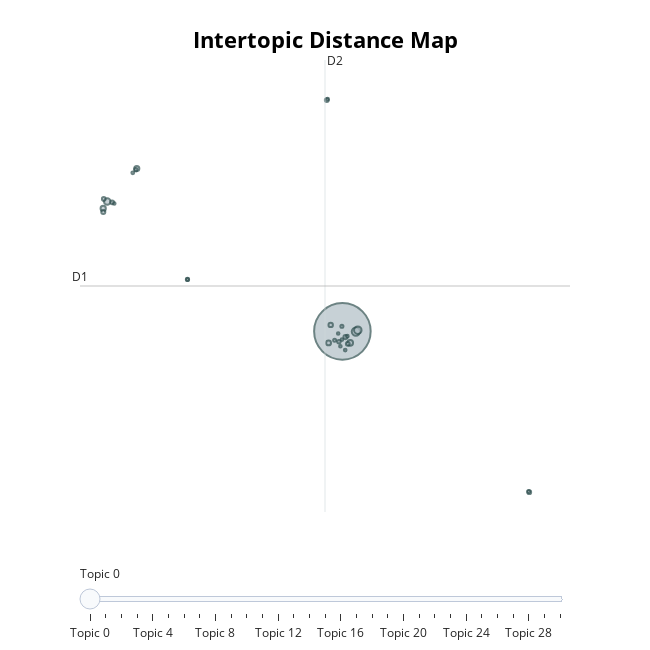

Notebook code cell kept with this figure:
### Code cell
topic_model.visualize_topics()

### Figure 1 — Plotly figure (JSON) as saved in the notebook; plotly's stock layout.template omitted (floating-point values rounded to 4 significant figures)
{"data": [{"customdata": [[0, "fuzzy | paper | set | sets | proposed", 5263], [1, "possibility | probability | conditional | distribution | theory", 112], [2, "copulas | copula | quasi | diagonal | bivariate", 92], [3, "norms | triangular | continuous | norm | generators", 69], [4, "games | game | coalition | core | players", 54], [5, "distributivity | uninorms | operators | semi | uninorm", 45], [6, "bounded | triangular | uninorms | lattices | norms", 43], [7, "robot | mobile | control | autonomous | robotic", 39], [8, "fuzzifying | topology | continuity | spaces | topological", 32], [9, "graphs | connectivity | shortest | path | arc", 27], [10, "overlap | migrativity | functions | grouping | uninorms", 27], [11, "matrices | matrix | transitive | det | nilpotent", 25], [12, "owa | orness | operators | averaging | operator", 24], [13, "retrieval | documents | document | query | user", 23], [14, "note | incorrect | counterexamples | proof | lemma", 22], [15, "pseudo | integral | integrals | sugeno | inequality", 22], [16, "matroids | matroid | voxman | gv | fuzzifying", 19], [17, "molecular | tml | lattices | topological | wang", 17], [18, "infinitely | tl | distributive | brouwerian | complete", 16], [19, "defuzzification | acd | method | sd | methods", 16], [20, "users | user | trust | preferences | recommender", 15], [21, "dea | efficiency | efficiencies | models | envelopment", 15], [22, "texture | textures | ditopological | spaces | hutton", 14], [23, "traffic | handoff | atis | atms | vbr", 13], [24, "max | eigenspace | algebra | min | matrix", 13], [25, "automata | valued | languages | lattice | residuated", 13], [26, "power | stabilizer | oscillations | damping | pss", 12], [27, "iterative | method | fredholm | numerical | equations", 12], [28, "skills | cognitive | fcm | fcms | skill", 11], [29, "interval | gh | differentiability | valued | switching", 11], [30, "stopping | optimal | times | dynamic | reward", 11]], "hovertemplate": "<b>Topic %{customdata[0]}</b><br>%{customdata[1]}<br>Size: %{customdata[2]}", "legendgroup": "", "marker": {"color": "#B0BEC5", "size": [5263, 112, 92, 69, 54, 45, 43, 39, 32, 27, 27, 25, 24, 23, 22, 22, 19, 17, 16, 16, 15, 15, 14, 13, 13, 13, 12, 12, 11, 11, 11], "sizemode": "area", "sizeref": 3.289, "symbol": "circle", "line": {"color": "DarkSlateGrey", "width": 2}}, "mode": "markers", "name": "", "orientation": "v", "showlegend": false, "x": [6.708, 7.779, 7.932, -11.95, 7.327, -12.27, -9.606, 5.611, 5.78, 6.952, -12.26, 5.47, 7.137, 21.54, -12.23, -11.56, 6.434, -5.584, -9.685, 6.67, 21.49, 6.095, -5.576, 7.098, 5.533, -9.923, 6.676, 6.931, 6.549, -11.39, 6.375], "xaxis": "x", "y": [2.173, 2.159, 2.266, 12.0, 1.312, 11.47, 14.48, 1.298, 2.662, 1.739, 11.2, 19.66, 1.229, -9.984, 12.19, 11.93, 1.39, 6.098, 14.4, 2.558, -9.938, 1.499, 6.093, 1.812, 19.73, 14.16, 1.556, 0.7575, 1.046, 11.84, 2.006], "yaxis": "y", "type": "scatter"}], "layout": {"xaxis": {"anchor": "y", "domain": [0.0, 1.0], "title": {"text": ""}, "visible": false, "range": [-14.11, 24.77]}, "yaxis": {"anchor": "x", "domain": [0.0, 1.0], "title": {"text": ""}, "visible": false, "range": [-11.48, 22.69]}, "legend": {"tracegroupgap": 0, "itemsizing": "constant"}, "margin": {"t": 60}, "title": {"font": {"size": 22, "color": "Black"}, "text": "<b>Intertopic Distance Map</b>", "y": 0.95, "x": 0.5, "xanchor": "center", "yanchor": "top"}, "hoverlabel": {"font": {"size": 16, "family": "Rockwell"}, "bgcolor": "white"}, "width": 650, "height": 650, "sliders": [{"active": 0, "pad": {"t": 50}, "steps": [{"args": [{"marker.color": [["red", "#B0BEC5", "#B0BEC5", "#B0BEC5", "#B0BEC5", "#B0BEC5", "#B0BEC5", "#B0BEC5", "#B0BEC5", "#B0BEC5", "#B0BEC5", "#B0BEC5", "#B0BEC5", "#B0BEC5", "#B0BEC5", "#B0BEC5", "#B0BEC5", "#B0BEC5", "#B0BEC5", "#B0BEC5", "#B0BEC5", "#B0BEC5", "#B0BEC5", "#B0BEC5", "#B0BEC5", "#B0BEC5", "#B0BEC5", "#B0BEC5", "#B0BEC5", "#B0BEC5", "#B0BEC5"]]}], "label": "Topic 0", "method": "update"}, {"args": [{"marker.color": [["#B0BEC5", "red", "#B0BEC5", "#B0BEC5", "#B0BEC5", "#B0BEC5", "#B0BEC5", "#B0BEC5", "#B0BEC5", "#B0BEC5", "#B0BEC5", "#B0BEC5", "#B0BEC5", "#B0BEC5", "#B0BEC5", "#B0BEC5", "#B0BEC5", "#B0BEC5", "#B0BEC5", "#B0BEC5", "#B0BEC5", "#B0BEC5", "#B0BEC5", "#B0BEC5", "#B0BEC5", "#B0BEC5", "#B0BEC5", "#B0BEC5", "#B0BEC5", "#B0BEC5", "#B0BEC5"]]}], "label": "Topic 1", "method": "update"}, {"args": [{"marker.color": [["#B0BEC5", "#B0BEC5", "red", "#B0BEC5", "#B0BEC5", "#B0BEC5", "#B0BEC5", "#B0BEC5", "#B0BEC5", "#B0BEC5", "#B0BEC5", "#B0BEC5", "#B0BEC5", "#B0BEC5", "#B0BEC5", "#B0BEC5", "#B0BEC5", "#B0BEC5", "#B0BEC5", "#B0BEC5", "#B0BEC5", "#B0BEC5", "#B0BEC5", "#B0BEC5", "#B0BEC5", "#B0BEC5", "#B0BEC5", "#B0BEC5", "#B0BEC5", "#B0BEC5", "#B0BEC5"]]}], "label": "Topic 2", "method": "update"}, {"args": [{"marker.color": [["#B0BEC5", "#B0BEC5", "#B0BEC5", "red", "#B0BEC5", "#B0BEC5", "#B0BEC5", "#B0BEC5", "#B0BEC5", "#B0BEC5", "#B0BEC5", "#B0BEC5", "#B0BEC5", "#B0BEC5", "#B0BEC5", "#B0BEC5", "#B0BEC5", "#B0BEC5", "#B0BEC5", "#B0BEC5", "#B0BEC5", "#B0BEC5", "#B0BEC5", "#B0BEC5", "#B0BEC5", "#B0BEC5", "#B0BEC5", "#B0BEC5", "#B0BEC5", "#B0BEC5", "#B0BEC5"]]}], "label": "Topic 3", "method": "update"}, {"args": [{"marker.color": [["#B0BEC5", "#B0BEC5", "#B0BEC5", "#B0BEC5", "red", "#B0BEC5", "#B0BEC5", "#B0BEC5", "#B0BEC5", "#B0BEC5", "#B0BEC5", "#B0BEC5", "#B0BEC5", "#B0BEC5", "#B0BEC5", "#B0BEC5", "#B0BEC5", "#B0BEC5", "#B0BEC5", "#B0BEC5", "#B0BEC5", "#B0BEC5", "#B0BEC5", "#B0BEC5", "#B0BEC5", "#B0BEC5", "#B0BEC5", "#B0BEC5", "#B0BEC5", "#B0BEC5", "#B0BEC5"]]}], "label": "Topic 4", "method": "update"}, {"args": [{"marker.color": [["#B0BEC5", "#B0BEC5", "#B0BEC5", "#B0BEC5", "#B0BEC5", "red", "#B0BEC5", "#B0BEC5", "#B0BEC5", "#B0BEC5", "#B0BEC5", "#B0BEC5", "#B0BEC5", "#B0BEC5", "#B0BEC5", "#B0BEC5", "#B0BEC5", "#B0BEC5", "#B0BEC5", "#B0BEC5", "#B0BEC5", "#B0BEC5", "#B0BEC5", "#B0BEC5", "#B0BEC5", "#B0BEC5", "#B0BEC5", "#B0BEC5", "#B0BEC5", "#B0BEC5", "#B0BEC5"]]}], "label": "Topic 5", "method": "update"}, {"args": [{"marker.color": [["#B0BEC5", "#B0BEC5", "#B0BEC5", "#B0BEC5", "#B0BEC5", "#B0BEC5", "red", "#B0BEC5", "#B0BEC5", "#B0BEC5", "#B0BEC5", "#B0BEC5", "#B0BEC5", "#B0BEC5", "#B0BEC5", "#B0BEC5", "#B0BEC5", "#B0BEC5", "#B0BEC5", "#B0BEC5", "#B0BEC5", "#B0BEC5", "#B0BEC5", "#B0BEC5", "#B0BEC5", "#B0BEC5", "#B0BEC5", "#B0BEC5", "#B0BEC5", "#B0BEC5", "#B0BEC5"]]}], "label": "Topic 6", "method": "update"}, {"args": [{"marker.color": [["#B0BEC5", "#B0BEC5", "#B0BEC5", "#B0BEC5", "#B0BEC5", "#B0BEC5", "#B0BEC5", "red", "#B0BEC5", "#B0BEC5", "#B0BEC5", "#B0BEC5", "#B0BEC5", "#B0BEC5", "#B0BEC5", "#B0BEC5", "#B0BEC5", "#B0BEC5", "#B0BEC5", "#B0BEC5", "#B0BEC5", "#B0BEC5", "#B0BEC5", "#B0BEC5", "#B0BEC5", "#B0BEC5", "#B0BEC5", "#B0BEC5", "#B0BEC5", "#B0BEC5", "#B0BEC5"]]}], "label": "Topic 7", "method": "update"}, {"args": [{"marker.color": [["#B0BEC5", "#B0BEC5", "#B0BEC5", "#B0BEC5", "#B0BEC5", "#B0BEC5", "#B0BEC5", "#B0BEC5", "red", "#B0BEC5", "#B0BEC5", "#B0BEC5", "#B0BEC5", "#B0BEC5", "#B0BEC5", "#B0BEC5", "#B0BEC5", "#B0BEC5", "#B0BEC5", "#B0BEC5", "#B0BEC5", "#B0BEC5", "#B0BEC5", "#B0BEC5", "#B0BEC5", "#B0BEC5", "#B0BEC5", "#B0BEC5", "#B0BEC5", "#B0BEC5", "#B0BEC5"]]}], "label": "Topic 8", "method": "update"}, {"args": [{"marker.color": [["#B0BEC5", "#B0BEC5", "#B0BEC5", "#B0BEC5", "#B0BEC5", "#B0BEC5", "#B0BEC5", "#B0BEC5", "#B0BEC5", "red", "#B0BEC5", "#B0BEC5", "#B0BEC5", "#B0BEC5", "#B0BEC5", "#B0BEC5", "#B0BEC5", "#B0BEC5", "#B0BEC5", "#B0BEC5", "#B0BEC5", "#B0BEC5", "#B0BEC5", "#B0BEC5", "#B0BEC5", "#B0BEC5", "#B0BEC5", "#B0BEC5", "#B0BEC5", "#B0BEC5", "#B0BEC5"]]}], "label": "Topic 9", "method": "update"}, {"args": [{"marker.color": [["#B0BEC5", "#B0BEC5", "#B0BEC5", "#B0BEC5", "#B0BEC5", "#B0BEC5", "#B0BEC5", "#B0BEC5", "#B0BEC5", "#B0BEC5", "red", "#B0BEC5", "#B0BEC5", "#B0BEC5", "#B0BEC5", "#B0BEC5", "#B0BEC5", "#B0BEC5", "#B0BEC5", "#B0BEC5", "#B0BEC5", "#B0BEC5", "#B0BEC5", "#B0BEC5", "#B0BEC5", "#B0BEC5", "#B0BEC5", "#B0BEC5", "#B0BEC5", "#B0BEC5", "#B0BEC5"]]}], "label": "Topic 10", "method": "update"}, {"args": [{"marker.color": [["#B0BEC5", "#B0BEC5", "#B0BEC5", "#B0BEC5", "#B0BEC5", "#B0BEC5", "#B0BEC5", "#B0BEC5", "#B0BEC5", "#B0BEC5", "#B0BEC5", "red", "#B0BEC5", "#B0BEC5", "#B0BEC5", "#B0BEC5", "#B0BEC5", "#B0BEC5", "#B0BEC5", "#B0BEC5", "#B0BEC5", "#B0BEC5", "#B0BEC5", "#B0BEC5", "#B0BEC5", "#B0BEC5", "#B0BEC5", "#B0BEC5", "#B0BEC5", "#B0BEC5", "#B0BEC5"]]}], "label": "Topic 11", "method": "update"}, {"args": [{"marker.color": [["#B0BEC5", "#B0BEC5", "#B0BEC5", "#B0BEC5", "#B0BEC5", "#B0BEC5", "#B0BEC5", "#B0BEC5", "#B0BEC5", "#B0BEC5", "#B0BEC5", "#B0BEC5", "red", "#B0BEC5", "#B0BEC5", "#B0BEC5", "#B0BEC5", "#B0BEC5", "#B0BEC5", "#B0BEC5", "#B0BEC5", "#B0BEC5", "#B0BEC5", "#B0BEC5", "#B0BEC5", "#B0BEC5", "#B0BEC5", "#B0BEC5", "#B0BEC5", "#B0BEC5", "#B0BEC5"]]}], "label": "Topic 12", "method": "update"}, {"args": [{"marker.color": [["#B0BEC5", "#B0BEC5", "#B0BEC5", "#B0BEC5", "#B0BEC5", "#B0BEC5", "#B0BEC5", "#B0BEC5", "#B0BEC5", "#B0BEC5", "#B0BEC5", "#B0BEC5", "#B0BEC5", "red", "#B0BEC5", "#B0BEC5", "#B0BEC5", "#B0BEC5", "#B0BEC5", "#B0BEC5", "#B0BEC5", "#B0BEC5", "#B0BEC5", "#B0BEC5", "#B0BEC5", "#B0BEC5", "#B0BEC5", "#B0BEC5", "#B0BEC5", "#B0BEC5", "#B0BEC5"]]}], "label": "Topic 13", "method": "update"}, {"args": [{"marker.color": [["#B0BEC5", "#B0BEC5", "#B0BEC5", "#B0BEC5", "#B0BEC5", "#B0BEC5", "#B0BEC5", "#B0BEC5", "#B0BEC5", "#B0BEC5", "#B0BEC5", "#B0BEC5", "#B0BEC5", "#B0BEC5", "red", "#B0BEC5", "#B0BEC5", "#B0BEC5", "#B0BEC5", "#B0BEC5", "#B0BEC5", "#B0BEC5", "#B0BEC5", "#B0BEC5", "#B0BEC5", "#B0BEC5", "#B0BEC5", "#B0BEC5", "#B0BEC5", "#B0BEC5", "#B0BEC5"]]}], "label": "Topic 14", "method": "update"}, {"args": [{"marker.color": [["#B0BEC5", "#B0BEC5", "#B0BEC5", "#B0BEC5", "#B0BEC5", "#B0BEC5", "#B0BEC5", "#B0BEC5", "#B0BEC5", "#B0BEC5", "#B0BEC5", "#B0BEC5", "#B0BEC5", "#B0BEC5", "#B0BEC5", "red", "#B0BEC5", "#B0BEC5", "#B0BEC5", "#B0BEC5", "#B0BEC5", "#B0BEC5", "#B0BEC5", "#B0BEC5", "#B0BEC5", "#B0BEC5", "#B0BEC5", "#B0BEC5", "#B0BEC5", "#B0BEC5", "#B0BEC5"]]}], "label": "Topic 15", "method": "update"}, {"args": [{"marker.color": [["#B0BEC5", "#B0BEC5", "#B0BEC5", "#B0BEC5", "#B0BEC5", "#B0BEC5", "#B0BEC5", "#B0BEC5", "#B0BEC5", "#B0BEC5", "#B0BEC5", "#B0BEC5", "#B0BEC5", "#B0BEC5", "#B0BEC5", "#B0BEC5", "red", "#B0BEC5", "#B0BEC5", "#B0BEC5", "#B0BEC5", "#B0BEC5", "#B0BEC5", "#B0BEC5", "#B0BEC5", "#B0BEC5", "#B0BEC5", "#B0BEC5", "#B0BEC5", "#B0BEC5", "#B0BEC5"]]}], "label": "Topic 16", "method": "update"}, {"args": [{"marker.color": [["#B0BEC5", "#B0BEC5", "#B0BEC5", "#B0BEC5", "#B0BEC5", "#B0BEC5", "#B0BEC5", "#B0BEC5", "#B0BEC5", "#B0BEC5", "#B0BEC5", "#B0BEC5", "#B0BEC5", "#B0BEC5", "#B0BEC5", "#B0BEC5", "#B0BEC5", "red", "#B0BEC5", "#B0BEC5", "#B0BEC5", "#B0BEC5", "#B0BEC5", "#B0BEC5", "#B0BEC5", "#B0BEC5", "#B0BEC5", "#B0BEC5", "#B0BEC5", "#B0BEC5", "#B0BEC5"]]}], "label": "Topic 17", "method": "update"}, {"args": [{"marker.color": [["#B0BEC5", "#B0BEC5", "#B0BEC5", "#B0BEC5", "#B0BEC5", "#B0BEC5", "#B0BEC5", "#B0BEC5", "#B0BEC5", "#B0BEC5", "#B0BEC5", "#B0BEC5", "#B0BEC5", "#B0BEC5", "#B0BEC5", "#B0BEC5", "#B0BEC5", "#B0BEC5", "red", "#B0BEC5", "#B0BEC5", "#B0BEC5", "#B0BEC5", "#B0BEC5", "#B0BEC5", "#B0BEC5", "#B0BEC5", "#B0BEC5", "#B0BEC5", "#B0BEC5", "#B0BEC5"]]}], "label": "Topic 18", "method": "update"}, {"args": [{"marker.color": [["#B0BEC5", "#B0BEC5", "#B0BEC5", "#B0BEC5", "#B0BEC5", "#B0BEC5", "#B0BEC5", "#B0BEC5", "#B0BEC5", "#B0BEC5", "#B0BEC5", "#B0BEC5", "#B0BEC5", "#B0BEC5", "#B0BEC5", "#B0BEC5", "#B0BEC5", "#B0BEC5", "#B0BEC5", "red", "#B0BEC5", "#B0BEC5", "#B0BEC5", "#B0BEC5", "#B0BEC5", "#B0BEC5", "#B0BEC5", "#B0BEC5", "#B0BEC5", "#B0BEC5", "#B0BEC5"]]}], "label": "Topic 19", "method": "update"}, {"args": [{"marker.color": [["#B0BEC5", "#B0BEC5", "#B0BEC5", "#B0BEC5", "#B0BEC5", "#B0BEC5", "#B0BEC5", "#B0BEC5", "#B0BEC5", "#B0BEC5", "#B0BEC5", "#B0BEC5", "#B0BEC5", "#B0BEC5", "#B0BEC5", "#B0BEC5", "#B0BEC5", "#B0BEC5", "#B0BEC5", "#B0BEC5", "red", "#B0BEC5", "#B0BEC5", "#B0BEC5", "#B0BEC5", "#B0BEC5", "#B0BEC5", "#B0BEC5", "#B0BEC5", "#B0BEC5", "#B0BEC5"]]}], "label": "Topic 20", "method": "update"}, {"args": [{"marker.color": [["#B0BEC5", "#B0BEC5", "#B0BEC5", "#B0BEC5", "#B0BEC5", "#B0BEC5", "#B0BEC5", "#B0BEC5", "#B0BEC5", "#B0BEC5", "#B0BEC5", "#B0BEC5", "#B0BEC5", "#B0BEC5", "#B0BEC5", "#B0BEC5", "#B0BEC5", "#B0BEC5", "#B0BEC5", "#B0BEC5", "#B0BEC5", "red", "#B0BEC5", "#B0BEC5", "#B0BEC5", "#B0BEC5", "#B0BEC5", "#B0BEC5", "#B0BEC5", "#B0BEC5", "#B0BEC5"]]}], "label": "Topic 21", "method": "update"}, {"args": [{"marker.color": [["#B0BEC5", "#B0BEC5", "#B0BEC5", "#B0BEC5", "#B0BEC5", "#B0BEC5", "#B0BEC5", "#B0BEC5", "#B0BEC5", "#B0BEC5", "#B0BEC5", "#B0BEC5", "#B0BEC5", "#B0BEC5", "#B0BEC5", "#B0BEC5", "#B0BEC5", "#B0BEC5", "#B0BEC5", "#B0BEC5", "#B0BEC5", "#B0BEC5", "red", "#B0BEC5", "#B0BEC5", "#B0BEC5", "#B0BEC5", "#B0BEC5", "#B0BEC5", "#B0BEC5", "#B0BEC5"]]}], "label": "Topic 22", "method": "update"}, {"args": [{"marker.color": [["#B0BEC5", "#B0BEC5", "#B0BEC5", "#B0BEC5", "#B0BEC5", "#B0BEC5", "#B0BEC5", "#B0BEC5", "#B0BEC5", "#B0BEC5", "#B0BEC5", "#B0BEC5", "#B0BEC5", "#B0BEC5", "#B0BEC5", "#B0BEC5", "#B0BEC5", "#B0BEC5", "#B0BEC5", "#B0BEC5", "#B0BEC5", "#B0BEC5", "#B0BEC5", "red", "#B0BEC5", "#B0BEC5", "#B0BEC5", "#B0BEC5", "#B0BEC5", "#B0BEC5", "#B0BEC5"]]}], "label": "Topic 23", "method": "update"}, {"args": [{"marker.color": [["#B0BEC5", "#B0BEC5", "#B0BEC5", "#B0BEC5", "#B0BEC5", "#B0BEC5", "#B0BEC5", "#B0BEC5", "#B0BEC5", "#B0BEC5", "#B0BEC5", "#B0BEC5", "#B0BEC5", "#B0BEC5", "#B0BEC5", "#B0BEC5", "#B0BEC5", "#B0BEC5", "#B0BEC5", "#B0BEC5", "#B0BEC5", "#B0BEC5", "#B0BEC5", "#B0BEC5", "red", "#B0BEC5", "#B0BEC5", "#B0BEC5", "#B0BEC5", "#B0BEC5", "#B0BEC5"]]}], "label": "Topic 24", "method": "update"}, {"args": [{"marker.color": [["#B0BEC5", "#B0BEC5", "#B0BEC5", "#B0BEC5", "#B0BEC5", "#B0BEC5", "#B0BEC5", "#B0BEC5", "#B0BEC5", "#B0BEC5", "#B0BEC5", "#B0BEC5", "#B0BEC5", "#B0BEC5", "#B0BEC5", "#B0BEC5", "#B0BEC5", "#B0BEC5", "#B0BEC5", "#B0BEC5", "#B0BEC5", "#B0BEC5", "#B0BEC5", "#B0BEC5", "#B0BEC5", "red", "#B0BEC5", "#B0BEC5", "#B0BEC5", "#B0BEC5", "#B0BEC5"]]}], "label": "Topic 25", "method": "update"}, {"args": [{"marker.color": [["#B0BEC5", "#B0BEC5", "#B0BEC5", "#B0BEC5", "#B0BEC5", "#B0BEC5", "#B0BEC5", "#B0BEC5", "#B0BEC5", "#B0BEC5", "#B0BEC5", "#B0BEC5", "#B0BEC5", "#B0BEC5", "#B0BEC5", "#B0BEC5", "#B0BEC5", "#B0BEC5", "#B0BEC5", "#B0BEC5", "#B0BEC5", "#B0BEC5", "#B0BEC5", "#B0BEC5", "#B0BEC5", "#B0BEC5", "red", "#B0BEC5", "#B0BEC5", "#B0BEC5", "#B0BEC5"]]}], "label": "Topic 26", "method": "update"}, {"args": [{"marker.color": [["#B0BEC5", "#B0BEC5", "#B0BEC5", "#B0BEC5", "#B0BEC5", "#B0BEC5", "#B0BEC5", "#B0BEC5", "#B0BEC5", "#B0BEC5", "#B0BEC5", "#B0BEC5", "#B0BEC5", "#B0BEC5", "#B0BEC5", "#B0BEC5", "#B0BEC5", "#B0BEC5", "#B0BEC5", "#B0BEC5", "#B0BEC5", "#B0BEC5", "#B0BEC5", "#B0BEC5", "#B0BEC5", "#B0BEC5", "#B0BEC5", "red", "#B0BEC5", "#B0BEC5", "#B0BEC5"]]}], "label": "Topic 27", "method": "update"}, {"args": [{"marker.color": [["#B0BEC5", "#B0BEC5", "#B0BEC5", "#B0BEC5", "#B0BEC5", "#B0BEC5", "#B0BEC5", "#B0BEC5", "#B0BEC5", "#B0BEC5", "#B0BEC5", "#B0BEC5", "#B0BEC5", "#B0BEC5", "#B0BEC5", "#B0BEC5", "#B0BEC5", "#B0BEC5", "#B0BEC5", "#B0BEC5", "#B0BEC5", "#B0BEC5", "#B0BEC5", "#B0BEC5", "#B0BEC5", "#B0BEC5", "#B0BEC5", "#B0BEC5", "red", "#B0BEC5", "#B0BEC5"]]}], "label": "Topic 28", "method": "update"}, {"args": [{"marker.color": [["#B0BEC5", "#B0BEC5", "#B0BEC5", "#B0BEC5", "#B0BEC5", "#B0BEC5", "#B0BEC5", "#B0BEC5", "#B0BEC5", "#B0BEC5", "#B0BEC5", "#B0BEC5", "#B0BEC5", "#B0BEC5", "#B0BEC5", "#B0BEC5", "#B0BEC5", "#B0BEC5", "#B0BEC5", "#B0BEC5", "#B0BEC5", "#B0BEC5", "#B0BEC5", "#B0BEC5", "#B0BEC5", "#B0BEC5", "#B0BEC5", "#B0BEC5", "#B0BEC5", "red", "#B0BEC5"]]}], "label": "Topic 29", "method": "update"}, {"args": [{"marker.color": [["#B0BEC5", "#B0BEC5", "#B0BEC5", "#B0BEC5", "#B0BEC5", "#B0BEC5", "#B0BEC5", "#B0BEC5", "#B0BEC5", "#B0BEC5", "#B0BEC5", "#B0BEC5", "#B0BEC5", "#B0BEC5", "#B0BEC5", "#B0BEC5", "#B0BEC5", "#B0BEC5", "#B0BEC5", "#B0BEC5", "#B0BEC5", "#B0BEC5", "#B0BEC5", "#B0BEC5", "#B0BEC5", "#B0BEC5", "#B0BEC5", "#B0BEC5", "#B0BEC5", "#B0BEC5", "red"]]}], "label": "Topic 30", "method": "update"}]}], "shapes": [{"line": {"color": "#CFD8DC", "width": 2}, "type": "line", "x0": 5.328, "x1": 5.328, "y0": -11.48, "y1": 22.69}, {"line": {"color": "#9E9E9E", "width": 2}, "type": "line", "x0": -14.11, "x1": 24.77, "y0": 5.603, "y1": 5.603}], "annotations": [{"showarrow": false, "text": "D1", "x": -14.11, "y": 5.603, "yshift": 10}, {"showarrow": false, "text": "D2", "x": 5.328, "xshift": 10, "y": 22.69}]}}
